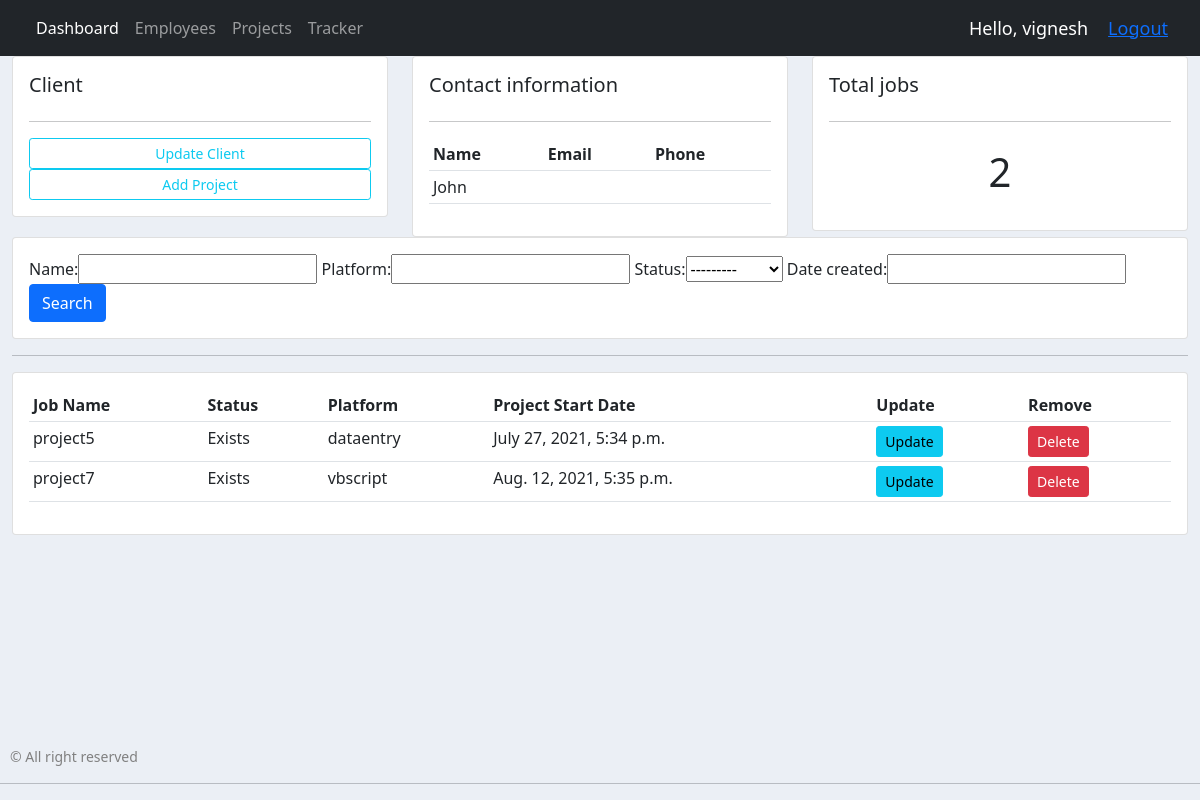
The app's page /client/1 (signed in) with its own data.
### jobs/models.py (models this page shows, shortened)
class Client(models.Model):
    STATUS = (
        ('Active', 'Active'),
        ('Not Active', 'Not Active'),
    )
    name = models.CharField(max_length=200, null=True)
    country = models.CharField(max_length=200, null=True)
    email = models.CharField(max_length=200, null=True)
    phone = models.CharField(max_length=200, null=True)
    status = models.CharField(max_length=200, null=True, choices=STATUS)
    date_created = models.DateTimeField(auto_now_add=True, null=True)
    def __str__(self):
        return self.name

class Project(models.Model):
    PROJECTSTATUS = (
        ('Exists', 'Exists'),
        ('Not Exists', 'Not Exists'),
    )
    name = models.CharField(max_length=200, null=True)
    client = models.ForeignKey(Client, null=True, on_delete=models.SET_NULL)
    country = models.CharField(max_length=200, null=True)
    platform = models.CharField(max_length=200, null=True)
    type = models.CharField(max_length=200, null=True)
    handled = models.ManyToManyField(Employee)
    status = models.CharField(max_length=200, null=True, choices=PROJECTSTATUS)
    date_created = models.DateTimeField(auto_now_add=True, null=True)

### jobs/decorators.py (the view)
        def wrapper_func(request, *args, **kwargs):
            group = None
            if request.user.groups.exists():
                group = request.user.groups.all()[0].name
            if group in allowed_roles:
                return view_func(request, *args, **kwargs)
            else:
                return HttpResponse('You are not authorized to view this page.')

### jobs/views.py (called while the page is built)
@login_required(login_url='login')
@allowed_users(allowed_roles=['admin'])
def clients(request, pk_test):
    client = Client.objects.get(id=pk_test)
    proj = Project.objects.all()
    client_proj = proj.filter(client=client)
    myFilter = ProjectFilter(request.GET, queryset=client_proj)
    client_proj = myFilter.qs
    context = {'client':client, 'client_proj':client_proj, 'client_proj_count':client_proj.count(), 'myFilter':myFilter}
    return render(request, 'jobs/client.html', context)

### jobs/templates/jobs/client.html
{% extends 'jobs/main.html' %}
{% block content %}
<div class="row">
    <div class="col-md">
        <div class="card card-body">
            <h5>Client</h5>
            <hr>
            <a class="btn btn-outline-info  btn-sm btn-block" href="">Update Client</a>
			<a class="btn btn-outline-info  btn-sm btn-block" href="{% url 'create_project' client.id %}">Add Project</a>
        </div>
    </div>
    <div class="col-md">
        <div class="card card-body">
            <h5>Contact information</h5>
            <hr>
            <table class="table table-sm">
                <tr>
                    <th>Name</th>
                    <th>Email</th>
                    <th>Phone</th>
                </tr>
                <tr>
                    <td>{{client}}</td>
                    <td></td>
                    <td></td>
                </tr>
            </table>
        </div>
    </div>
    <div class="col-md">
        <div class="card card-body">
            <h5>Total jobs</h5>
            <hr>
            <h1 style="text-align: center;padding: 10px">{{client_proj_count}}</h1>
        </div>
    </div>
</div>
<div class="row">
	<div class="col">
		<div class="card card-body">
			<form method="get">
                {{myFilter.form}}
		    <button class="btn btn-primary" type="submit">Search</button>
		  </form>
		</div>
	</div>
</div>
<div class="row">
    <div class="col-md">
        <hr>
        <div class="card card-body">
            <table class="table table-sm">
                <tr>
                    <th>Job Name</th>
                    <th>Status</th>
                    <th>Platform</th>
                    <th>Project Start Date</th>
                    <th>Update</th>
                    <th>Remove</th>
                </tr>
                {% for i in client_proj %}
                    <tr>
                        <td>{{i.name}}</td>
                        <td>{{i.status}}</td>
                        <td>{{i.platform}}</td>
                        <td>{{i.date_created}}</td>
                        <td><a class="btn btn-sm btn-info" href="{% url 'update_project' i.id %}">Update</a></td>
                        <td><a class="btn btn-sm btn-danger" href="{% url 'delete_function' i.id 'project' %}">Delete</a></td>
                    </tr>
                {% endfor %}
            </table>
        </div>
    </div>
</div>
{% endblock content %}

### jobs/templates/jobs/navbar.html (shortened to what this page needs)
{% load static %}
<nav class="navbar navbar-expand-lg navbar-dark bg-dark">
    <div class="container-fluid">
      <div class="collapse navbar-collapse" id="navbarNav">
        <ul class="navbar-nav">
          {% if request.user.is_staff %}
          <li class="nav-item">
            <a class="nav-link active" aria-current="page" href="{% url 'home' %}">Dashboard</a>
          </li>
          <li class="nav-item">
            <a class="nav-link" href="{% url 'employee' %}">Employees</a>
          </li>
          <li class="nav-item">
            <a class="nav-link" href="{% url 'project' %}">Projects</a>
          </li>
          {% endif %}
          <li class="nav-item">
            <a class="nav-link" href="{% url 'tracker' %}">Tracker</a>
          </li>
        </ul>
      </div>
      <span class="hello-msg">Hello, {{request.user}}</span>
      <span class="hello-msg"><a href="{% url 'logout' %}">Logout</a></span>
    </div>
  </nav>

### jobs/templates/jobs/main.html (style rules this page uses)
body { background-color: #ebeff5; display: flex; flex-direction: column; min-height: 100vh; }
.container-fluid { flex: 1; }

### jobs/templates/jobs/navbar.html (style rules this page uses)
.hello-msg { font-size: 18px; color: white; margin-right: 20px; }

### records on screen
Client: name "John"
Project: name "project5", status "Exists", platform "dataentry", date_created "July 27, 2021, 5:34 p.m."
Project: name "project7", status "Exists", platform "vbscript", date_created "Aug. 12, 2021, 5:35 p.m."

### other values on screen
{{ request.user }} "vignesh"
{{ client_proj_count }} "2"
